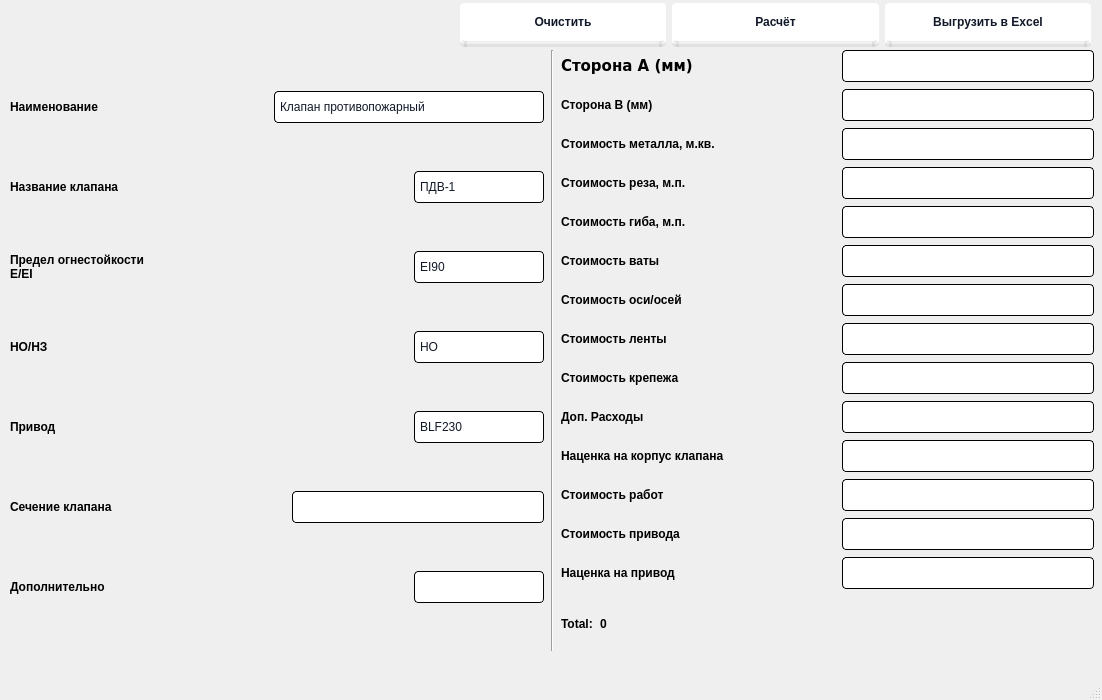
<?xml version="1.0" encoding="UTF-8"?>
<ui version="4.0">
 <class>MainWindow</class>
 <widget class="QMainWindow" name="MainWindow">
  <property name="geometry">
   <rect>
    <x>0</x>
    <y>0</y>
    <width>1102</width>
    <height>700</height>
   </rect>
  </property>
  <property name="sizePolicy">
   <sizepolicy hsizetype="Fixed" vsizetype="Fixed">
    <horstretch>0</horstretch>
    <verstretch>0</verstretch>
   </sizepolicy>
  </property>
  <property name="windowTitle">
   <string>MainWindow</string>
  </property>
  <property name="styleSheet">
   <string notr="true"> QComboBox{
	font: 11pt &quot;DejaVu Sans&quot;;
    color: #111827;
    background-color: #FFFFFF;   
    padding: 0px 5px 0px 5px;
    border-radius: 4px;
    border: 1px solid black;
    height: 30px;
    font-weight: 400;
    width: 100px;
}
QComboBox::drop-down {
	border: 0px;
}
QComboBox::down-arrow {
	image: url(&quot;/home/nikita/PycharmProjects/tc/drop-down-arrow.png&quot;); 
	width:15px;
	height:15px;
	margin-right: 5px;
}

 QComboBox QAbstractItemView {
	margin:0px;
    padding:0px;
    border: 0px solid darkgray;
    selection-background-color: lightgray;
	font: 11pt &quot;DejaVu Sans&quot;;
    color: #111827;
    background-color: #FFFFFF;
    padding: 5px;
    border-radius: 4px;
    border: 1px solid black;
    font-weight: 400;
 }

 QLabel{
	font: 11pt &quot;DejaVu Sans&quot;;

    height: 30px;
    font-weight: 600;
}
QLineEdit {
width:250px;
font: 11pt &quot;DejaVu Sans&quot;;
    color: #111827;
    background-color: #FFFFFF;   

    border-radius: 4px;
    border: 1px solid black;
    height: 30px;
    font-weight: 400;
}

 QPushButton { 
            color: #111827;
            background-color: #FFFFFF;
            padding: 12px;
            border-radius: 4px;
            border-bottom: 6px solid rgba(0, 0, 0, 0.06);
  font-family: &quot;Inter var&quot;,ui-sans-serif,system-ui,-apple-system,system-ui,&quot;Segoe UI&quot;,Roboto,&quot;Helvetica Neue&quot;,Arial,&quot;Noto Sans&quot;,sans-serif,&quot;Apple Color Emoji&quot;,&quot;Segoe UI Emoji&quot;,&quot;Segoe UI Symbol&quot;,&quot;Noto Color Emoji&quot;;
  font-size: .875rem;
  font-weight: 600;
}
QPushButton:hover {
  background-color: rgb(249,250,251);
}

QPushButtonfocus {
  outline: 2px solid transparent;
  outline-offset: 2px;
}</string>
  </property>
  <widget class="QWidget" name="centralwidget">
   <property name="enabled">
    <bool>true</bool>
   </property>
   <widget class="QWidget" name="horizontalLayoutWidget">
    <property name="geometry">
     <rect>
      <x>10</x>
      <y>50</y>
      <width>1084</width>
      <height>1101</height>
     </rect>
    </property>
    <layout class="QHBoxLayout" name="horizontalLayout_2">
     <property name="spacing">
      <number>7</number>
     </property>
     <property name="bottomMargin">
      <number>500</number>
     </property>
     <item>
      <layout class="QVBoxLayout" name="verticalLayout">
       <item>
        <layout class="QHBoxLayout" name="horizontalLayout">
         <item>
          <widget class="QLabel" name="label">
           <property name="text">
            <string>Наименование</string>
           </property>
          </widget>
         </item>
         <item>
          <spacer name="horizontalSpacer">
           <property name="orientation">
            <enum>Qt::Horizontal</enum>
           </property>
           <property name="sizeHint" stdset="0">
            <size>
             <width>40</width>
             <height>20</height>
            </size>
           </property>
          </spacer>
         </item>
         <item>
          <widget class="QComboBox" name="name_1">
           <property name="styleSheet">
            <string notr="true">width: 240px;</string>
           </property>
           <item>
            <property name="text">
             <string>Клапан противопожарный</string>
            </property>
           </item>
          </widget>
         </item>
        </layout>
       </item>
       <item>
        <layout class="QHBoxLayout" name="horizontalLayout_6">
         <item>
          <widget class="QLabel" name="label_5">
           <property name="text">
            <string>Название клапана</string>
           </property>
          </widget>
         </item>
         <item>
          <spacer name="horizontalSpacer_2">
           <property name="orientation">
            <enum>Qt::Horizontal</enum>
           </property>
           <property name="sizeHint" stdset="0">
            <size>
             <width>40</width>
             <height>20</height>
            </size>
           </property>
          </spacer>
         </item>
         <item>
          <widget class="QComboBox" name="name_2">
           <property name="layoutDirection">
            <enum>Qt::LeftToRight</enum>
           </property>
           <property name="styleSheet">
            <string notr="true"> QComboBox{
	font: 11pt &quot;DejaVu Sans&quot;;
    color: #111827;
    background-color: #FFFFFF;   
    padding: 0px 5px 0px 5px;
    border-radius: 4px;
    border: 1px solid black;
    height: 30px;
    font-weight: 400;
}
QComboBox::drop-down {
	border: 0px;
}
QComboBox::down-arrow {
	image: url(&quot;/home/nikita/PycharmProjects/tc/drop-down-arrow.png&quot;); 
	width:15px;
	height:15px;
	margin-right: 5px;
}

 QComboBox QAbstractItemView {
	margin:0px;
    padding:0px;
    border: 0px solid darkgray;
    selection-background-color: lightgray;
	font: 11pt &quot;DejaVu Sans&quot;;
    color: #111827;
    background-color: #FFFFFF;
    padding: 5px;
    border-radius: 4px;
    border: 1px solid black;
    font-weight: 400;
 }</string>
           </property>
           <property name="frame">
            <bool>false</bool>
           </property>
           <property name="placeholderText" stdset="0">
            <string/>
           </property>
           <item>
            <property name="text">
             <string>ПДВ-1</string>
            </property>
           </item>
           <item>
            <property name="text">
             <string>ПДВ-2</string>
            </property>
           </item>
           <item>
            <property name="text">
             <string>ПДВ-2-Л</string>
            </property>
           </item>
          </widget>
         </item>
        </layout>
       </item>
       <item>
        <layout class="QHBoxLayout" name="horizontalLayout_7">
         <item>
          <widget class="QLabel" name="label_6">
           <property name="text">
            <string>Предел огнестойкости 
Е/EI</string>
           </property>
          </widget>
         </item>
         <item>
          <spacer name="horizontalSpacer_3">
           <property name="orientation">
            <enum>Qt::Horizontal</enum>
           </property>
           <property name="sizeHint" stdset="0">
            <size>
             <width>40</width>
             <height>20</height>
            </size>
           </property>
          </spacer>
         </item>
         <item>
          <widget class="QComboBox" name="limit_fire_resistance">
           <property name="layoutDirection">
            <enum>Qt::LeftToRight</enum>
           </property>
           <property name="styleSheet">
            <string notr="true"/>
           </property>
           <property name="frame">
            <bool>false</bool>
           </property>
           <property name="placeholderText" stdset="0">
            <string/>
           </property>
           <item>
            <property name="text">
             <string>EI90</string>
            </property>
           </item>
           <item>
            <property name="text">
             <string>EI150</string>
            </property>
           </item>
           <item>
            <property name="text">
             <string>E90</string>
            </property>
           </item>
           <item>
            <property name="text">
             <string>E150</string>
            </property>
           </item>
          </widget>
         </item>
        </layout>
       </item>
       <item>
        <layout class="QHBoxLayout" name="horizontalLayout_9">
         <item>
          <widget class="QLabel" name="label_8">
           <property name="text">
            <string>НО/НЗ</string>
           </property>
          </widget>
         </item>
         <item>
          <spacer name="horizontalSpacer_4">
           <property name="orientation">
            <enum>Qt::Horizontal</enum>
           </property>
           <property name="sizeHint" stdset="0">
            <size>
             <width>40</width>
             <height>20</height>
            </size>
           </property>
          </spacer>
         </item>
         <item>
          <widget class="QComboBox" name="no_nz">
           <item>
            <property name="text">
             <string>НО</string>
            </property>
           </item>
           <item>
            <property name="text">
             <string>НЗ</string>
            </property>
           </item>
          </widget>
         </item>
        </layout>
       </item>
       <item>
        <layout class="QHBoxLayout" name="horizontalLayout_8">
         <item>
          <widget class="QLabel" name="label_7">
           <property name="text">
            <string>Привод </string>
           </property>
          </widget>
         </item>
         <item>
          <spacer name="horizontalSpacer_5">
           <property name="orientation">
            <enum>Qt::Horizontal</enum>
           </property>
           <property name="sizeHint" stdset="0">
            <size>
             <width>40</width>
             <height>20</height>
            </size>
           </property>
          </spacer>
         </item>
         <item>
          <widget class="QComboBox" name="actuator">
           <item>
            <property name="text">
             <string>BLF230</string>
            </property>
           </item>
           <item>
            <property name="text">
             <string>BLE230</string>
            </property>
           </item>
           <item>
            <property name="text">
             <string>ЭМ220</string>
            </property>
           </item>
           <item>
            <property name="text">
             <string>BFL230</string>
            </property>
           </item>
           <item>
            <property name="text">
             <string>BEN230</string>
            </property>
           </item>
           <item>
            <property name="text">
             <string>Б/П</string>
            </property>
           </item>
          </widget>
         </item>
        </layout>
       </item>
       <item>
        <layout class="QHBoxLayout" name="horizontalLayout_12">
         <item>
          <widget class="QLabel" name="label_11">
           <property name="text">
            <string>Сечение клапана</string>
           </property>
          </widget>
         </item>
         <item>
          <spacer name="horizontalSpacer_11">
           <property name="orientation">
            <enum>Qt::Horizontal</enum>
           </property>
           <property name="sizeHint" stdset="0">
            <size>
             <width>40</width>
             <height>20</height>
            </size>
           </property>
          </spacer>
         </item>
         <item>
          <widget class="QLineEdit" name="cut"/>
         </item>
        </layout>
       </item>
       <item>
        <layout class="QHBoxLayout" name="horizontalLayout_4">
         <item>
          <widget class="QLabel" name="label_4">
           <property name="text">
            <string>Дополнительно</string>
           </property>
          </widget>
         </item>
         <item>
          <spacer name="horizontalSpacer_6">
           <property name="orientation">
            <enum>Qt::Horizontal</enum>
           </property>
           <property name="sizeHint" stdset="0">
            <size>
             <width>40</width>
             <height>20</height>
            </size>
           </property>
          </spacer>
         </item>
         <item>
          <widget class="QComboBox" name="extra">
           <item>
            <property name="text">
             <string/>
            </property>
           </item>
           <item>
            <property name="text">
             <string>ТРУ</string>
            </property>
           </item>
           <item>
            <property name="text">
             <string>K</string>
            </property>
           </item>
           <item>
            <property name="text">
             <string>МС</string>
            </property>
           </item>
          </widget>
         </item>
        </layout>
       </item>
      </layout>
     </item>
     <item>
      <widget class="Line" name="line">
       <property name="styleSheet">
        <string notr="true"/>
       </property>
       <property name="orientation">
        <enum>Qt::Vertical</enum>
       </property>
      </widget>
     </item>
     <item>
      <layout class="QVBoxLayout" name="verticalLayout_4">
       <item>
        <layout class="QHBoxLayout" name="horizontalLayout_11">
         <item>
          <widget class="QLabel" name="label_10">
           <property name="font">
            <font>
             <family>DejaVu Sans</family>
             <pointsize>11</pointsize>
             <weight>75</weight>
             <italic>false</italic>
             <bold>true</bold>
            </font>
           </property>
           <property name="text">
            <string>Сторона А (мм)</string>
           </property>
          </widget>
         </item>
         <item>
          <layout class="QHBoxLayout" name="horizontalLayout_10"/>
         </item>
         <item>
          <spacer name="horizontalSpacer_7">
           <property name="orientation">
            <enum>Qt::Horizontal</enum>
           </property>
           <property name="sizeHint" stdset="0">
            <size>
             <width>40</width>
             <height>20</height>
            </size>
           </property>
          </spacer>
         </item>
         <item>
          <widget class="QLineEdit" name="width"/>
         </item>
        </layout>
       </item>
       <item>
        <layout class="QHBoxLayout" name="horizontalLayout_13">
         <item>
          <widget class="QLabel" name="label_12">
           <property name="text">
            <string>Сторона B (мм)</string>
           </property>
          </widget>
         </item>
         <item>
          <spacer name="horizontalSpacer_8">
           <property name="orientation">
            <enum>Qt::Horizontal</enum>
           </property>
           <property name="sizeHint" stdset="0">
            <size>
             <width>40</width>
             <height>20</height>
            </size>
           </property>
          </spacer>
         </item>
         <item>
          <widget class="QLineEdit" name="height"/>
         </item>
        </layout>
       </item>
       <item>
        <layout class="QHBoxLayout" name="horizontalLayout_15">
         <item>
          <widget class="QLabel" name="label_14">
           <property name="text">
            <string>Стоимость металла, м.кв.</string>
           </property>
          </widget>
         </item>
         <item>
          <spacer name="horizontalSpacer_10">
           <property name="orientation">
            <enum>Qt::Horizontal</enum>
           </property>
           <property name="sizeHint" stdset="0">
            <size>
             <width>40</width>
             <height>20</height>
            </size>
           </property>
          </spacer>
         </item>
         <item>
          <widget class="QLineEdit" name="cost_met"/>
         </item>
        </layout>
       </item>
       <item>
        <layout class="QHBoxLayout" name="horizontalLayout_22">
         <item>
          <widget class="QLabel" name="label_21">
           <property name="text">
            <string>Стоимость реза, м.п.</string>
           </property>
          </widget>
         </item>
         <item>
          <spacer name="horizontalSpacer_12">
           <property name="orientation">
            <enum>Qt::Horizontal</enum>
           </property>
           <property name="sizeHint" stdset="0">
            <size>
             <width>40</width>
             <height>20</height>
            </size>
           </property>
          </spacer>
         </item>
         <item>
          <widget class="QLineEdit" name="cost_cut"/>
         </item>
        </layout>
       </item>
       <item>
        <layout class="QHBoxLayout" name="horizontalLayout_21">
         <item>
          <widget class="QLabel" name="label_20">
           <property name="text">
            <string>Стоимость гиба, м.п.</string>
           </property>
          </widget>
         </item>
         <item>
          <spacer name="horizontalSpacer_13">
           <property name="orientation">
            <enum>Qt::Horizontal</enum>
           </property>
           <property name="sizeHint" stdset="0">
            <size>
             <width>40</width>
             <height>20</height>
            </size>
           </property>
          </spacer>
         </item>
         <item>
          <widget class="QLineEdit" name="cost_bend"/>
         </item>
        </layout>
       </item>
       <item>
        <layout class="QHBoxLayout" name="horizontalLayout_24">
         <item>
          <widget class="QLabel" name="label_23">
           <property name="text">
            <string>Стоимость ваты</string>
           </property>
          </widget>
         </item>
         <item>
          <spacer name="horizontalSpacer_14">
           <property name="orientation">
            <enum>Qt::Horizontal</enum>
           </property>
           <property name="sizeHint" stdset="0">
            <size>
             <width>40</width>
             <height>20</height>
            </size>
           </property>
          </spacer>
         </item>
         <item>
          <widget class="QLineEdit" name="cost_vata"/>
         </item>
        </layout>
       </item>
       <item>
        <layout class="QHBoxLayout" name="horizontalLayout_35">
         <item>
          <widget class="QLabel" name="label_34">
           <property name="text">
            <string>Стоимость оси/осей</string>
           </property>
          </widget>
         </item>
         <item>
          <spacer name="horizontalSpacer_15">
           <property name="orientation">
            <enum>Qt::Horizontal</enum>
           </property>
           <property name="sizeHint" stdset="0">
            <size>
             <width>40</width>
             <height>20</height>
            </size>
           </property>
          </spacer>
         </item>
         <item>
          <widget class="QLineEdit" name="cost_axis"/>
         </item>
        </layout>
       </item>
       <item>
        <layout class="QHBoxLayout" name="horizontalLayout_34">
         <item>
          <widget class="QLabel" name="label_33">
           <property name="text">
            <string>Стоимость ленты</string>
           </property>
          </widget>
         </item>
         <item>
          <spacer name="horizontalSpacer_16">
           <property name="orientation">
            <enum>Qt::Horizontal</enum>
           </property>
           <property name="sizeHint" stdset="0">
            <size>
             <width>40</width>
             <height>20</height>
            </size>
           </property>
          </spacer>
         </item>
         <item>
          <widget class="QLineEdit" name="cost_strip"/>
         </item>
        </layout>
       </item>
       <item>
        <layout class="QHBoxLayout" name="horizontalLayout_33">
         <item>
          <widget class="QLabel" name="label_32">
           <property name="text">
            <string>Стоимость крепежа</string>
           </property>
          </widget>
         </item>
         <item>
          <spacer name="horizontalSpacer_22">
           <property name="orientation">
            <enum>Qt::Horizontal</enum>
           </property>
           <property name="sizeHint" stdset="0">
            <size>
             <width>40</width>
             <height>20</height>
            </size>
           </property>
          </spacer>
         </item>
         <item>
          <widget class="QLineEdit" name="cost_screw"/>
         </item>
        </layout>
       </item>
       <item>
        <layout class="QHBoxLayout" name="horizontalLayout_36">
         <item>
          <widget class="QLabel" name="label_35">
           <property name="text">
            <string>Доп. Расходы</string>
           </property>
          </widget>
         </item>
         <item>
          <spacer name="horizontalSpacer_17">
           <property name="orientation">
            <enum>Qt::Horizontal</enum>
           </property>
           <property name="sizeHint" stdset="0">
            <size>
             <width>40</width>
             <height>20</height>
            </size>
           </property>
          </spacer>
         </item>
         <item>
          <widget class="QLineEdit" name="extra_cost"/>
         </item>
        </layout>
       </item>
       <item>
        <layout class="QHBoxLayout" name="horizontalLayout_53">
         <item>
          <widget class="QLabel" name="label_52">
           <property name="text">
            <string>Наценка на корпус клапана</string>
           </property>
          </widget>
         </item>
         <item>
          <spacer name="horizontalSpacer_18">
           <property name="orientation">
            <enum>Qt::Horizontal</enum>
           </property>
           <property name="sizeHint" stdset="0">
            <size>
             <width>40</width>
             <height>20</height>
            </size>
           </property>
          </spacer>
         </item>
         <item>
          <widget class="QLineEdit" name="markup_box"/>
         </item>
        </layout>
       </item>
       <item>
        <layout class="QHBoxLayout" name="horizontalLayout_55">
         <item>
          <widget class="QLabel" name="label_54">
           <property name="text">
            <string>Стоимость работ</string>
           </property>
          </widget>
         </item>
         <item>
          <spacer name="horizontalSpacer_19">
           <property name="orientation">
            <enum>Qt::Horizontal</enum>
           </property>
           <property name="sizeHint" stdset="0">
            <size>
             <width>40</width>
             <height>20</height>
            </size>
           </property>
          </spacer>
         </item>
         <item>
          <widget class="QLineEdit" name="cost_work"/>
         </item>
        </layout>
       </item>
       <item>
        <layout class="QHBoxLayout" name="horizontalLayout_54">
         <item>
          <widget class="QLabel" name="label_53">
           <property name="text">
            <string>Стоимость привода</string>
           </property>
          </widget>
         </item>
         <item>
          <spacer name="horizontalSpacer_20">
           <property name="orientation">
            <enum>Qt::Horizontal</enum>
           </property>
           <property name="sizeHint" stdset="0">
            <size>
             <width>40</width>
             <height>20</height>
            </size>
           </property>
          </spacer>
         </item>
         <item>
          <widget class="QLineEdit" name="cost_drive"/>
         </item>
        </layout>
       </item>
       <item>
        <layout class="QHBoxLayout" name="horizontalLayout_58">
         <item>
          <widget class="QLabel" name="label_57">
           <property name="text">
            <string>Наценка на привод</string>
           </property>
          </widget>
         </item>
         <item>
          <spacer name="horizontalSpacer_21">
           <property name="orientation">
            <enum>Qt::Horizontal</enum>
           </property>
           <property name="sizeHint" stdset="0">
            <size>
             <width>40</width>
             <height>20</height>
            </size>
           </property>
          </spacer>
         </item>
         <item>
          <widget class="QLineEdit" name="markup_drive"/>
         </item>
        </layout>
       </item>
       <item>
        <layout class="QHBoxLayout" name="horizontalLayout_5">
         <item>
          <widget class="QLabel" name="label_9">
           <property name="text">
            <string>Total:</string>
           </property>
          </widget>
         </item>
         <item>
          <widget class="QLabel" name="total">
           <property name="text">
            <string>0</string>
           </property>
          </widget>
         </item>
         <item>
          <spacer name="horizontalSpacer_9">
           <property name="orientation">
            <enum>Qt::Horizontal</enum>
           </property>
           <property name="sizeHint" stdset="0">
            <size>
             <width>40</width>
             <height>20</height>
            </size>
           </property>
          </spacer>
         </item>
        </layout>
       </item>
      </layout>
     </item>
    </layout>
   </widget>
   <widget class="QLabel" name="label_2">
    <property name="enabled">
     <bool>true</bool>
    </property>
    <property name="geometry">
     <rect>
      <x>0</x>
      <y>0</y>
      <width>191</width>
      <height>61</height>
     </rect>
    </property>
    <property name="sizePolicy">
     <sizepolicy hsizetype="Preferred" vsizetype="Fixed">
      <horstretch>0</horstretch>
      <verstretch>0</verstretch>
     </sizepolicy>
    </property>
    <property name="styleSheet">
     <string notr="true">image: url(&quot;/home/nikita/PycharmProjects/auto-create/Bajan/logo.png&quot;);
height: 75px;
margin:0px;
padding:0px;</string>
    </property>
    <property name="text">
     <string/>
    </property>
   </widget>
   <widget class="QWidget" name="horizontalLayoutWidget_2">
    <property name="geometry">
     <rect>
      <x>460</x>
      <y>0</y>
      <width>631</width>
      <height>51</height>
     </rect>
    </property>
    <layout class="QHBoxLayout" name="horizontalLayout_3">
     <item>
      <widget class="QPushButton" name="clear_params">
       <property name="text">
        <string>Очистить</string>
       </property>
      </widget>
     </item>
     <item>
      <widget class="QPushButton" name="calc_total">
       <property name="text">
        <string>Расчёт</string>
       </property>
      </widget>
     </item>
     <item>
      <widget class="QPushButton" name="make_excel">
       <property name="styleSheet">
        <string notr="true"/>
       </property>
       <property name="text">
        <string>Выгрузить в Excel</string>
       </property>
      </widget>
     </item>
    </layout>
   </widget>
  </widget>
  <widget class="QMenuBar" name="menubar">
   <property name="geometry">
    <rect>
     <x>0</x>
     <y>0</y>
     <width>1102</width>
     <height>26</height>
    </rect>
   </property>
  </widget>
  <widget class="QStatusBar" name="statusbar"/>
 </widget>
 <resources/>
 <connections/>
</ui>
